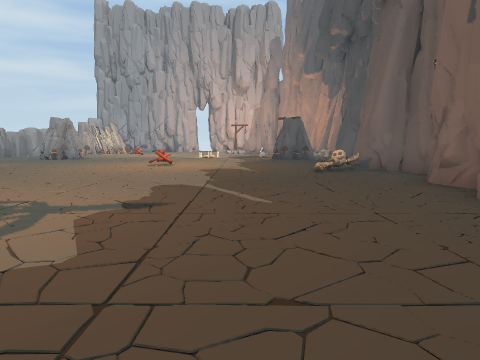
[1] (above)

21 first-person views from a walk through a Unity game level. The camera is 1.4 m above the floor, tilts 6° down and sees 70° across. The floor is counted in squares, 2 m on a side. Each view is taken from the middle of a square. On the plan, view 1 faces up. The plan holds only what a view shows up to about 11 squares ahead; the rest is blank. The place goes on beyond the plan. The player character is not drawn. Some animated figures are not drawn.

[2]
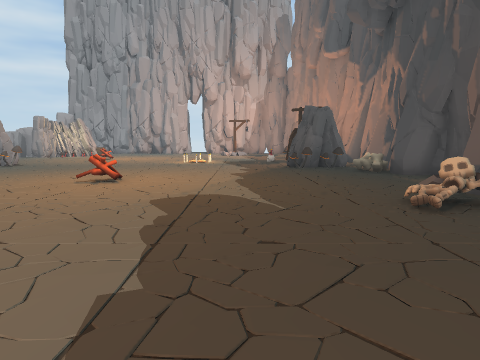

[3]
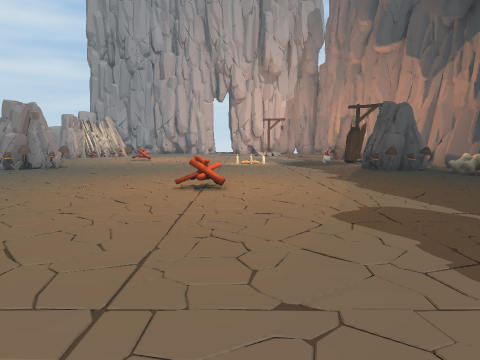

[4]
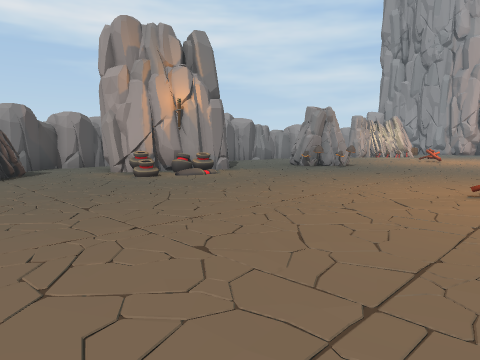

[5]
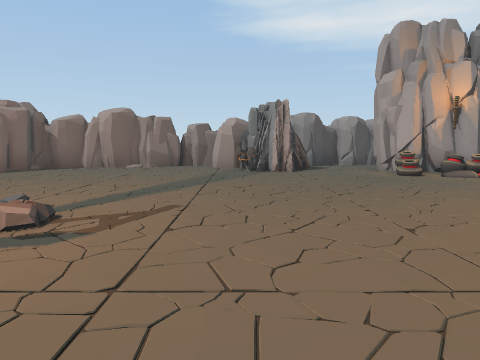

[6]
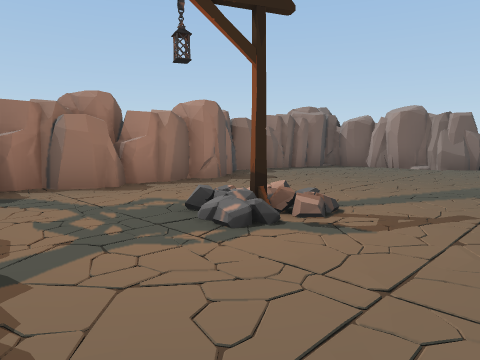

[7]
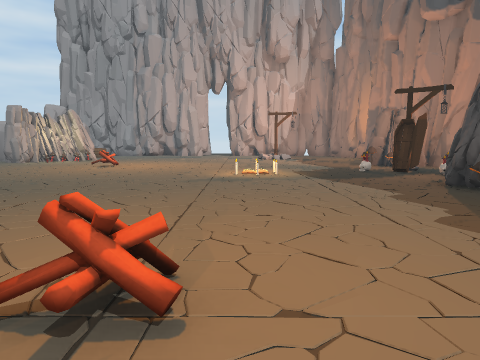

[8]
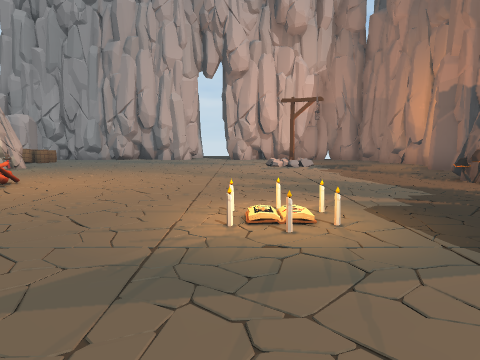

[9]
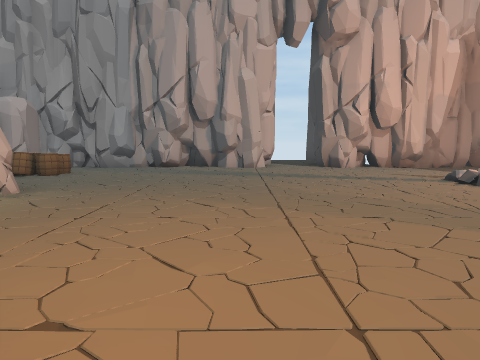

[10]
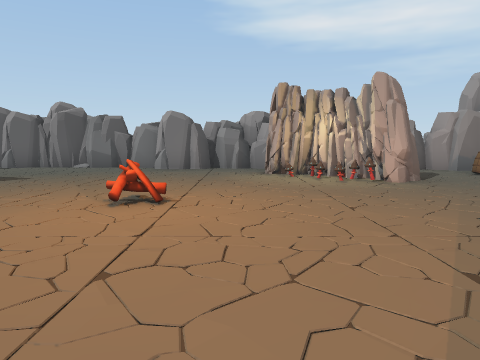

[11]
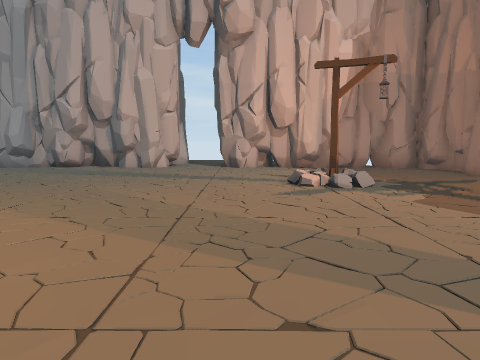

[12]
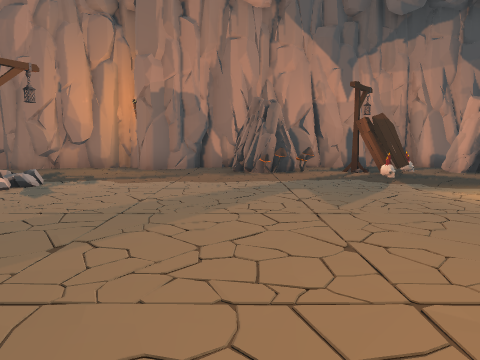

[13]
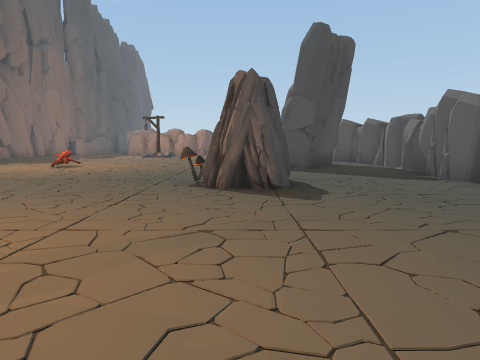

[14]
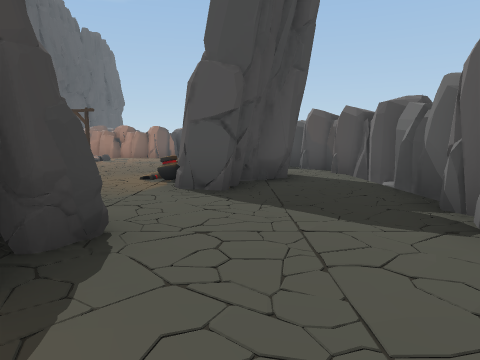

[15]
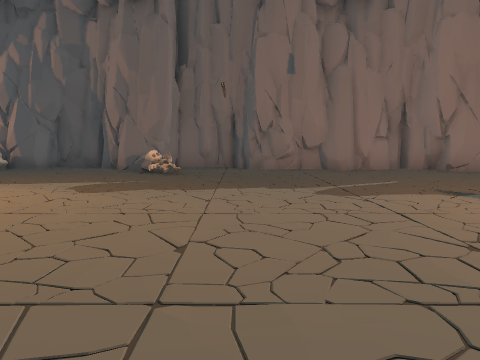

[16]
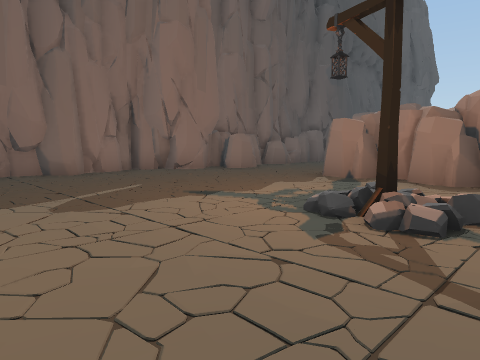

[17]
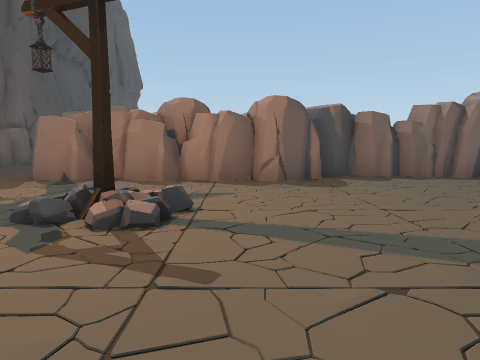

[18]
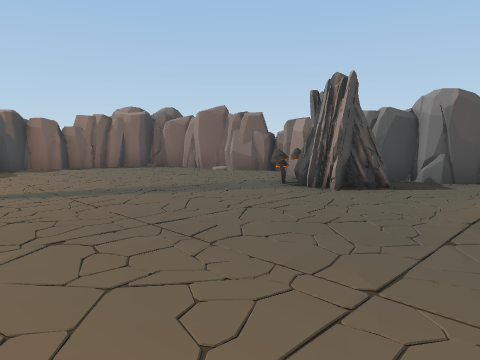

[19]
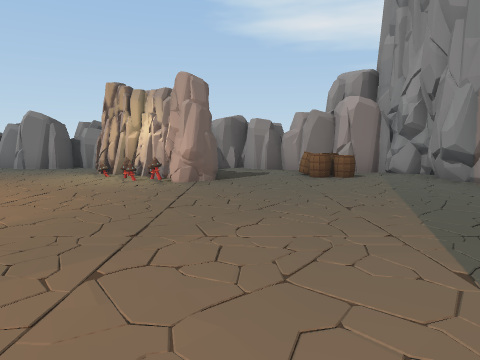

[20]
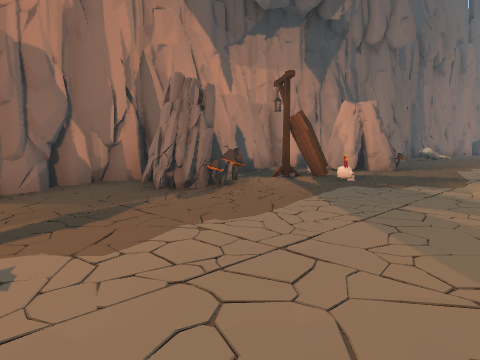

[21]
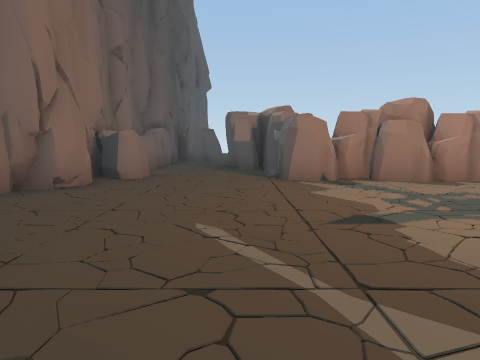

### Floor plan
Key: @ floor where view 1 was taken; # wall or solid block; . floor; / step, stairs or slope; R rock; M mushroom; B bones; P pot; L lantern; O other object.
Columns run from 13 left of view 1 to 5 right of it. Each row starts with its distance up from view 1.
 31    ##############
 30   ###...#.##.##.##
 29   #..............#
 28  ##OO............#
 27 ##...............#
 26 #........... L...#
 25 ##..R............##
 24  # RM............##
 23  #RR..............#
 22  # .............R.#
 21 ##.....O.......MR##
 20 ##..............M##
 19 ##.........O...O.##
 18  #.............O..#
 17 ##...R............#
 16 #...RRM........RR.#
 15 ##..RM..........M.#
 14 #...............B##
 13 #................##
 12 #..##.............#
 11 #.##P......O.....##
 10 #.##P............#
  9 #..............OO##
  8 ##................#
  7  #RR.............##
  6  #OM.............#
  5  #...............#
  4  #.......L/......#
  3  #.......//......#
  2  ##..............#
  1   #.............##
  0   ##...######@.##
 -1    #####   ##..##
 -2             #..##
 -3             ##.##

Where each view was taken, in squares from view 1:
view 1: 0 up, 0 right, facing up
view 2: 5 up, 0 right, facing up
view 3: 6 up, 2 left, facing up
view 4: 6 up, 2 left, facing up-left
view 5: 6 up, 1 left, facing left
view 6: 6 up, 1 left, facing down-left
view 7: 10 up, 2 left, facing up
view 8: 15 up, 2 left, facing up
view 9: 20 up, 5 left, facing up
view 10: 22 up, 2 left, facing left
view 11: 20 up, 2 left, facing up
view 12: 22 up, 6 left, facing right
view 13: 22 up, 8 left, facing down
view 14: 18 up, 10 left, facing down
view 15: 7 up, 6 left, facing right
view 16: 7 up, 5 left, facing down-right
view 17: 7 up, 5 left, facing down
view 18: 10 up, 5 left, facing down-left
view 19: 26 up, 2 left, facing left
view 20: 25 up, 2 left, facing down-right
view 21: 7 up, 0 right, facing down
